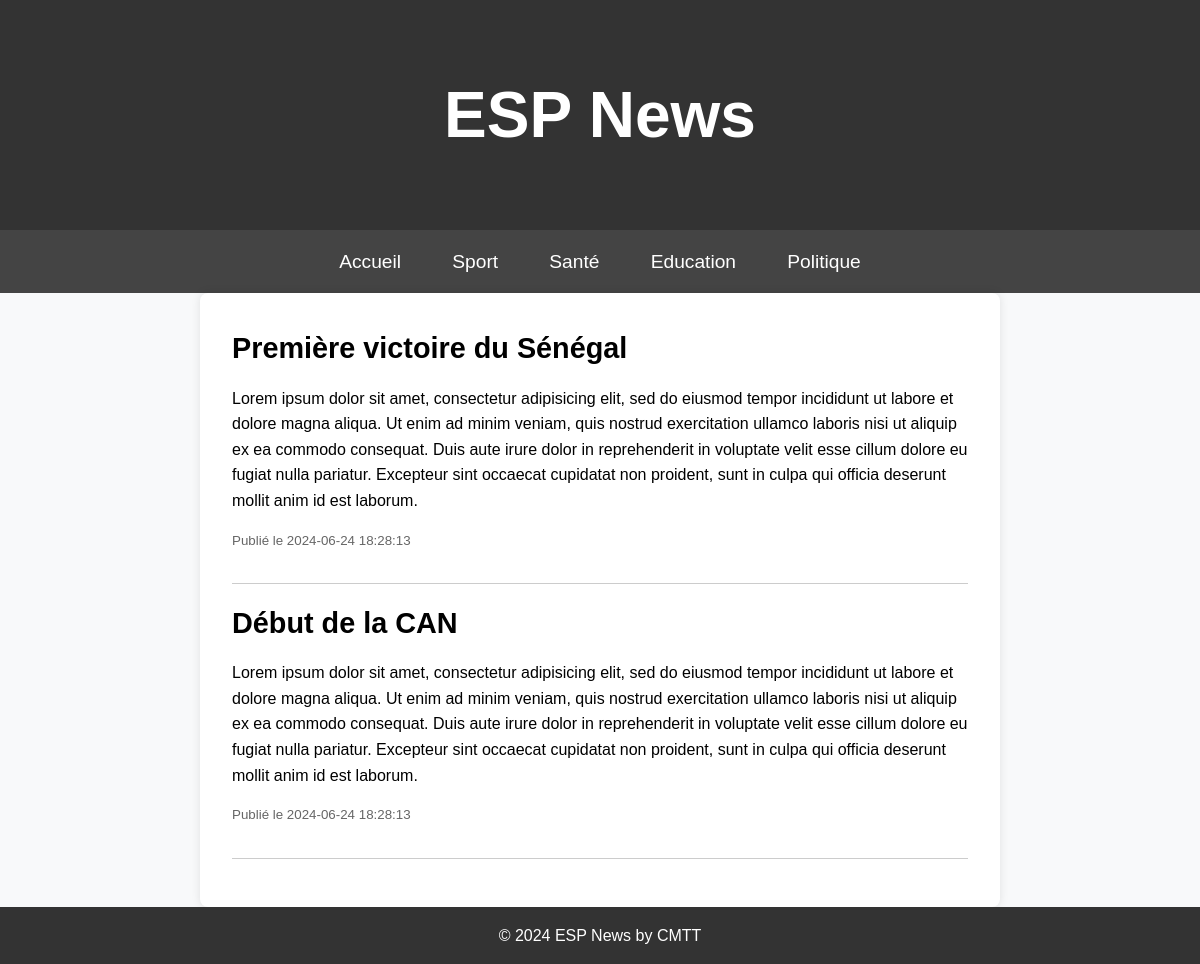
The app's page /index.php?categorie=1 with its own data.
### tables this page shows
CREATE TABLE Categorie(
	id int primary key auto_increment,
	libelle varchar(20)
);

CREATE TABLE Article(
	id int primary key auto_increment,
	titre varchar(255),
	contenu text,
	dateCreation datetime DEFAULT NOW(),
	dateModification datetime DEFAULT NOW(),
	categorie int
);

### index.php (called while the page is built)
<?php
include 'db.php';
include 'controllers/CategoryController.php';
?>

### models/Category.php (called while the page is built)
<?php
class Category {
    public static function getAll($conn) {
        $stmt = $conn->prepare("SELECT * FROM Categorie");
        $stmt->execute();
        return $stmt->fetchAll();
    }
}
?>

### models/Article.php (called while the page is built, shortened)
<?php
class Article {
    public static function getByCategory($conn, $categoryId) {
        $stmt = $conn->prepare("SELECT * FROM Article WHERE categorie = :category_id ORDER BY dateCreation DESC");
        $stmt->bindParam(':category_id', $categoryId);
        $stmt->execute();
        return $stmt->fetchAll();
    }
}
?>

### controllers/ArticleController.php (called while the page is built, shortened)
<?php
include_once 'models/Article.php';
class ArticleController {
    public static function showArticlesByCategory($conn, $categorie_id) {
        return Article::getByCategory($conn, $categorie_id);
    }
}
?>

### views/category.php (the view)
<main>
    <?php foreach ($articles as $article): ?>
        <article>
            <h2><?php echo htmlspecialchars($article['titre']); ?></h2>
            <p><?php echo htmlspecialchars($article['contenu']); ?></p>
            <p><small>Publié le <?php echo $article['dateCreation']; ?></small></p>
        </article>
    <?php endforeach; ?>
</main>

### views/header.php (shortened to what this page needs)
<!DOCTYPE html>
<html lang="fr">
<head>
    <link rel="stylesheet" href="style.css">
</head>
<body>
<header>
    <h1>ESP News</h1>
</header>

### views/nav.php (shortened to what this page needs)
<nav>
    <ul>
        <li><a href="index.php">Accueil</a></li>
        <?php foreach ($categories as $categorie): ?>
            <li>
                <a href="index.php?categorie=<?php echo $categorie['id']; ?>"><?php echo htmlspecialchars($categorie['libelle']); ?></a>
            </li>
        <?php endforeach; ?>
    </ul>
</nav>

### controllers/CategoryController.php (shortened to what this page needs)
<?php
include_once 'models/Category.php';
include_once 'controllers/ArticleController.php';
$categorie_id = isset($_GET['categorie']) ? (int)$_GET['categorie'] : 0;
$article_id = isset($_GET['article']) ? (int)$_GET['article'] : 0;
$categories = Category::getAll($conn);
$articles = [];
if ($categorie_id) {
    $articles = ArticleController::showArticlesByCategory($conn, $categorie_id);
}
include 'views/header.php';
include 'views/nav.php';
if ($article_id) {
    include 'views/article.php';
} elseif ($categorie_id) {
    include 'views/category.php';
} else {
    include 'views/home.php';
}
include 'views/footer.php';
?>

### views/footer.php
<footer>
    <p>&copy; 2024 ESP News by CMTT</p>
</footer>
</body>
</html>

### style.css (style rules this page uses)
* { margin: 0; padding: 0; box-sizing: border-box; }
body { font-family: 'Arial', sans-serif; line-height: 1.6; background-color: #f8f9fa; margin: 0; padding: 0; display: flex; flex-direction: column; min-height: 100vh; }
header { background: #333; color: #fff; padding: 2em 0; text-align: center; font-size: 2em; font-weight: bold; }
nav { background: #444; padding: 1em 0; text-align: center; }
nav ul { list-style: none; padding: 0; display: flex; justify-content: center; gap: 2em; }
nav ul li { position: relative; }
nav ul li a { text-decoration: none; color: #fff; font-size: 1.2em; padding: 0.5em; transition: background 0.3s; }
main { flex: 1; padding: 2em; max-width: 800px; margin: 0 auto; background: #fff; box-shadow: 0 0 10px rgba(0, 0, 0, 0.1); border-radius: 8px; }
article { border-bottom: 1px solid #ccc; margin-bottom: 1em; padding-bottom: 1em; }
article h2 { font-size: 1.8em; margin-bottom: 0.5em; }
article p { margin-bottom: 1em; }
article p small { display: block; color: #666; }
footer { background: #333; color: #fff; text-align: center; padding: 1em 0; position: relative; width: 100%; bottom: 0; }

### records on screen
categorie: libelle "Sport"
categorie: libelle "Santé"
categorie: libelle "Education"
categorie: libelle "Politique"
article: titre "Première victoire du Sénégal", contenu "Lorem ipsum dolor sit amet, consectetur adipisicing elit, sed do eiusmod tempor incididunt ut labore et dolore magna aliqua. Ut enim ad minim veniam, quis nostrud exercitation ullamco laboris nisi ut aliquip ex ea commodo consequat. Duis aute irure dolor in reprehenderit in voluptate velit esse cillum dolore eu fugiat nulla pariatur. Excepteur sint occaecat cupidatat non proident, sunt in culpa qui officia deserunt mollit anim id est laborum.", dateCreation "2024-06-24 18:28:13"
article: titre "Début de la CAN", contenu "Lorem ipsum dolor sit amet, consectetur adipisicing elit, sed do eiusmod tempor incididunt ut labore et dolore magna aliqua. Ut enim ad minim veniam, quis nostrud exercitation ullamco laboris nisi ut aliquip ex ea commodo consequat. Duis aute irure dolor in reprehenderit in voluptate velit esse cillum dolore eu fugiat nulla pariatur. Excepteur sint occaecat cupidatat non proident, sunt in culpa qui officia deserunt mollit anim id est laborum.", dateCreation "2024-06-24 18:28:13"
